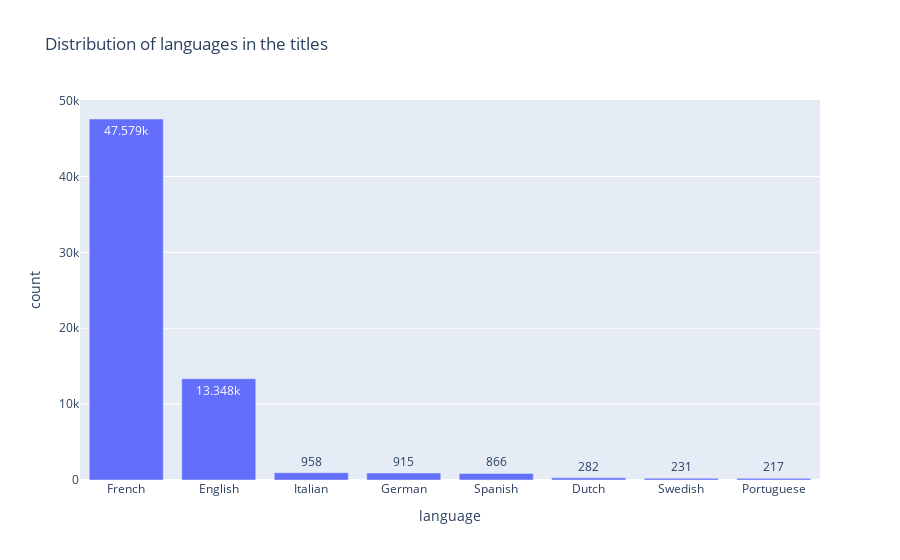

Notebook code for this chart:
### Markdown cell above
Let's visualize this data as well.

### Code cell
def visualize_tlc(lang_counts): 
    """
    Create a visualization (barplot) of the languages counts. 
    """
    fig = px.bar(
        lang_counts.head(10), 
        x="language", 
        y="count", 
        title="Distribution of languages in the titles",
        text_auto=True)
    fig.show()

visualize_tlc(lang_counts)

### Figure 1 — Plotly figure (JSON) as saved in the notebook; plotly's stock layout.template omitted (floating-point values rounded to 4 significant figures)
{"data": [{"alignmentgroup": "True", "hovertemplate": "language=%{x}<br>count=%{y}<extra></extra>", "legendgroup": "", "marker": {"color": "#636efa", "pattern": {"shape": ""}}, "name": "", "offsetgroup": "", "orientation": "v", "showlegend": false, "textposition": "auto", "texttemplate": "%{y}", "type": "bar", "x": ["French", "English", "Italian", "German", "Spanish", "Dutch", "Swedish", "Portuguese"], "xaxis": "x", "y": [47579, 13348, 958, 915, 866, 282, 231, 217], "yaxis": "y"}], "layout": {"barmode": "relative", "legend": {"tracegroupgap": 0}, "title": {"text": "Distribution of languages in the titles"}, "xaxis": {"anchor": "y", "domain": [0, 1], "title": {"text": "language"}}, "yaxis": {"anchor": "x", "domain": [0, 1], "title": {"text": "count"}}}}
